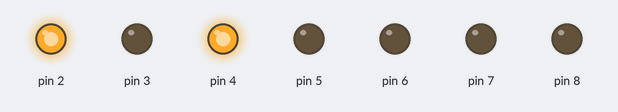
Bench run of a sketch on a simulated Arduino Uno, built with avr-gcc and run on an emulated ATmega328P. Shown: output pins drawn as LEDs (lit = HIGH).

Above: at 0.2 s.
At 1.2 s:
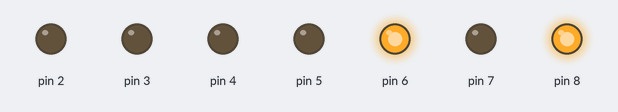
At 2.7 s:
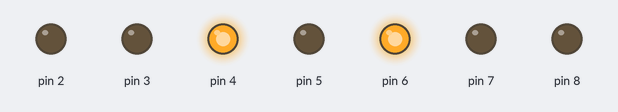
At 3.7 s:
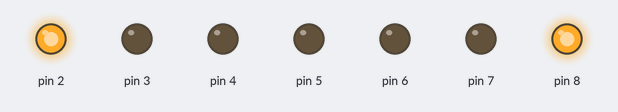
Timing chart, 0 to 4.6 s (numbered marks = the images above):
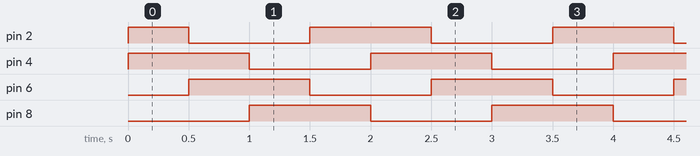

Measured:
- by itself, pin 2: repeats every 2.0 s: LOW 1.0 s, HIGH 1.0 s
- by itself, pin 4, pin 6, pin 8: alternates HIGH for 1.0 s and LOW for 1.0 s
- by itself, everything shown: repeats every 2.0 s, in 5 steps

The sketch:

Ex-2_LED_Chaser.ino
```cpp
void setup()
{
int i;
for(i=2;i<=8;i++)
pinMode(i,OUTPUT);
}

void loop()
{
int a;
for(a=2;a<=8;a=a+2)
{
if(a==8)
{
digitalWrite(2,HIGH);
}
else
{
digitalWrite(2,LOW);
}
digitalWrite(a,HIGH);
digitalWrite(a+2,HIGH);
delay(500);
digitalWrite(a,LOW);
digitalWrite(a+2,LOW);
}
}
```
